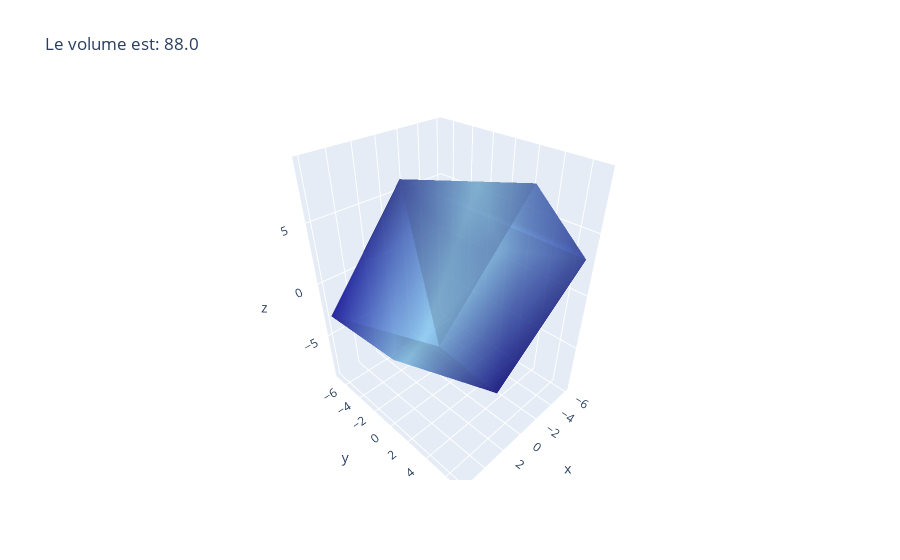

Notebook cell for this chart:
### Code cell
A = [[-3, 1, 5],
    [2, -1, 3],
    [1, -5, -1]]

plotDeterminant3D(A)

### Figure 1 — Plotly figure (JSON) as saved in the notebook; plotly's stock layout.template omitted (floating-point values rounded to 4 significant figures)
{"data": [{"colorscale": [[0, "darkblue"], [0.5, "lightskyblue"], [1, "darkblue"]], "i": [7, 0, 0, 0, 4, 4, 6, 6, 4, 0, 3, 2], "intensity": [0, 0.1429, 0.2857, 0.4286, 0.5714, 0.7143, 0.8571, 1], "j": [3, 4, 1, 2, 5, 6, 5, 2, 0, 1, 6, 3], "k": [0, 7, 2, 3, 6, 7, 1, 1, 5, 5, 7, 6], "opacity": 0.6, "showscale": false, "type": "mesh3d", "x": [0, -6, -2, 4, 2, -4, 0, 6], "y": [5, 7, 5, 3, -5, -3, -5, -7], "z": [-7, 3, 9, -1, -9, 1, 7, -3]}], "layout": {"autosize": true, "title": {"text": "Le volume est: 88.0"}}}
